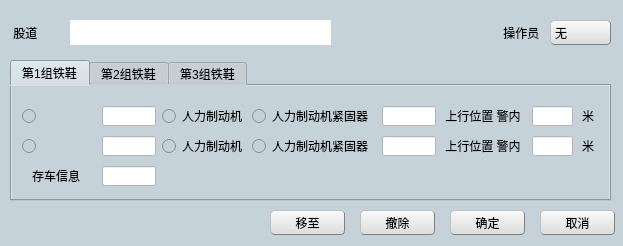
<?xml version="1.0" encoding="UTF-8"?>
<ui version="4.0">
 <class>FLSetWindow</class>
 <widget class="QMainWindow" name="FLSetWindow">
  <property name="geometry">
   <rect>
    <x>0</x>
    <y>0</y>
    <width>623</width>
    <height>246</height>
   </rect>
  </property>
  <property name="minimumSize">
   <size>
    <width>623</width>
    <height>246</height>
   </size>
  </property>
  <property name="maximumSize">
   <size>
    <width>623</width>
    <height>246</height>
   </size>
  </property>
  <property name="windowTitle">
   <string>MainWindow</string>
  </property>
  <property name="styleSheet">
   <string notr="true">background-color: rgb(198, 210, 218);</string>
  </property>
  <widget class="QWidget" name="centralwidget">
   <widget class="QTabWidget" name="tabWidget">
    <property name="geometry">
     <rect>
      <x>10</x>
      <y>60</y>
      <width>601</width>
      <height>141</height>
     </rect>
    </property>
    <property name="currentIndex">
     <number>0</number>
    </property>
    <widget class="QWidget" name="tab">
     <attribute name="title">
      <string>第1组铁鞋</string>
     </attribute>
     <widget class="QRadioButton" name="radioButton">
      <property name="geometry">
       <rect>
        <x>10</x>
        <y>20</y>
        <width>89</width>
        <height>20</height>
       </rect>
      </property>
      <property name="text">
       <string/>
      </property>
      <property name="autoExclusive">
       <bool>false</bool>
      </property>
     </widget>
     <widget class="QRadioButton" name="radioButton_2">
      <property name="geometry">
       <rect>
        <x>10</x>
        <y>50</y>
        <width>89</width>
        <height>20</height>
       </rect>
      </property>
      <property name="text">
       <string/>
      </property>
      <property name="autoExclusive">
       <bool>false</bool>
      </property>
     </widget>
     <widget class="QLabel" name="label_6">
      <property name="geometry">
       <rect>
        <x>20</x>
        <y>80</y>
        <width>54</width>
        <height>20</height>
       </rect>
      </property>
      <property name="text">
       <string>存车信息</string>
      </property>
     </widget>
     <widget class="QLabel" name="label_10">
      <property name="geometry">
       <rect>
        <x>430</x>
        <y>20</y>
        <width>91</width>
        <height>20</height>
       </rect>
      </property>
      <property name="text">
       <string> 上行位置 警内</string>
      </property>
     </widget>
     <widget class="QLabel" name="label_11">
      <property name="geometry">
       <rect>
        <x>430</x>
        <y>50</y>
        <width>91</width>
        <height>20</height>
       </rect>
      </property>
      <property name="text">
       <string> 上行位置 警内</string>
      </property>
     </widget>
     <widget class="QLabel" name="label_14">
      <property name="geometry">
       <rect>
        <x>570</x>
        <y>20</y>
        <width>21</width>
        <height>20</height>
       </rect>
      </property>
      <property name="text">
       <string>米</string>
      </property>
     </widget>
     <widget class="QLabel" name="label_15">
      <property name="geometry">
       <rect>
        <x>570</x>
        <y>50</y>
        <width>21</width>
        <height>20</height>
       </rect>
      </property>
      <property name="text">
       <string>米</string>
      </property>
     </widget>
     <widget class="QGroupBox" name="groupBox">
      <property name="geometry">
       <rect>
        <x>150</x>
        <y>45</y>
        <width>211</width>
        <height>31</height>
       </rect>
      </property>
      <property name="styleSheet">
       <string notr="true">border:none</string>
      </property>
      <property name="title">
       <string/>
      </property>
      <property name="flat">
       <bool>false</bool>
      </property>
      <widget class="QRadioButton" name="radioButton_5">
       <property name="geometry">
        <rect>
         <x>90</x>
         <y>5</y>
         <width>121</width>
         <height>20</height>
        </rect>
       </property>
       <property name="text">
        <string>人力制动机紧固器</string>
       </property>
      </widget>
      <widget class="QRadioButton" name="radioButton_3">
       <property name="geometry">
        <rect>
         <x>0</x>
         <y>5</y>
         <width>89</width>
         <height>20</height>
        </rect>
       </property>
       <property name="text">
        <string>人力制动机</string>
       </property>
      </widget>
     </widget>
     <widget class="QGroupBox" name="groupBox_2">
      <property name="geometry">
       <rect>
        <x>150</x>
        <y>15</y>
        <width>211</width>
        <height>31</height>
       </rect>
      </property>
      <property name="styleSheet">
       <string notr="true">border:none</string>
      </property>
      <property name="title">
       <string/>
      </property>
      <property name="flat">
       <bool>false</bool>
      </property>
      <widget class="QRadioButton" name="radioButton_6">
       <property name="geometry">
        <rect>
         <x>90</x>
         <y>5</y>
         <width>121</width>
         <height>20</height>
        </rect>
       </property>
       <property name="text">
        <string>人力制动机紧固器</string>
       </property>
      </widget>
      <widget class="QRadioButton" name="radioButton_4">
       <property name="geometry">
        <rect>
         <x>0</x>
         <y>5</y>
         <width>89</width>
         <height>20</height>
        </rect>
       </property>
       <property name="text">
        <string>人力制动机</string>
       </property>
      </widget>
     </widget>
     <widget class="QLineEdit" name="lineEdit">
      <property name="geometry">
       <rect>
        <x>90</x>
        <y>20</y>
        <width>54</width>
        <height>20</height>
       </rect>
      </property>
      <property name="styleSheet">
       <string notr="true">background-color: rgb(255, 255, 255);</string>
      </property>
     </widget>
     <widget class="QLineEdit" name="lineEdit_2">
      <property name="geometry">
       <rect>
        <x>90</x>
        <y>50</y>
        <width>54</width>
        <height>20</height>
       </rect>
      </property>
      <property name="styleSheet">
       <string notr="true">background-color: rgb(255, 255, 255);</string>
      </property>
     </widget>
     <widget class="QLineEdit" name="lineEdit_3">
      <property name="geometry">
       <rect>
        <x>90</x>
        <y>80</y>
        <width>54</width>
        <height>20</height>
       </rect>
      </property>
      <property name="styleSheet">
       <string notr="true">background-color: rgb(255, 255, 255);</string>
      </property>
     </widget>
     <widget class="QLineEdit" name="lineEdit_4">
      <property name="geometry">
       <rect>
        <x>370</x>
        <y>20</y>
        <width>54</width>
        <height>20</height>
       </rect>
      </property>
      <property name="styleSheet">
       <string notr="true">background-color: rgb(255, 255, 255);</string>
      </property>
     </widget>
     <widget class="QLineEdit" name="lineEdit_5">
      <property name="geometry">
       <rect>
        <x>370</x>
        <y>50</y>
        <width>54</width>
        <height>20</height>
       </rect>
      </property>
      <property name="styleSheet">
       <string notr="true">background-color: rgb(255, 255, 255);</string>
      </property>
     </widget>
     <widget class="QLineEdit" name="lineEdit_6">
      <property name="geometry">
       <rect>
        <x>520</x>
        <y>20</y>
        <width>41</width>
        <height>20</height>
       </rect>
      </property>
      <property name="styleSheet">
       <string notr="true">background-color: rgb(255, 255, 255);</string>
      </property>
     </widget>
     <widget class="QLineEdit" name="lineEdit_7">
      <property name="geometry">
       <rect>
        <x>520</x>
        <y>50</y>
        <width>41</width>
        <height>20</height>
       </rect>
      </property>
      <property name="styleSheet">
       <string notr="true">background-color: rgb(255, 255, 255);</string>
      </property>
     </widget>
    </widget>
    <widget class="QWidget" name="tab_2">
     <attribute name="title">
      <string>第2组铁鞋</string>
     </attribute>
     <widget class="QRadioButton" name="radioButton_7">
      <property name="geometry">
       <rect>
        <x>10</x>
        <y>20</y>
        <width>89</width>
        <height>20</height>
       </rect>
      </property>
      <property name="text">
       <string/>
      </property>
     </widget>
     <widget class="QRadioButton" name="radioButton_8">
      <property name="geometry">
       <rect>
        <x>10</x>
        <y>50</y>
        <width>89</width>
        <height>20</height>
       </rect>
      </property>
      <property name="text">
       <string/>
      </property>
     </widget>
     <widget class="QLabel" name="label_16">
      <property name="geometry">
       <rect>
        <x>570</x>
        <y>50</y>
        <width>21</width>
        <height>20</height>
       </rect>
      </property>
      <property name="text">
       <string>米</string>
      </property>
     </widget>
     <widget class="QRadioButton" name="radioButton_9">
      <property name="geometry">
       <rect>
        <x>250</x>
        <y>50</y>
        <width>121</width>
        <height>20</height>
       </rect>
      </property>
      <property name="text">
       <string>人力制动机紧固器</string>
      </property>
     </widget>
     <widget class="QLabel" name="label_21">
      <property name="geometry">
       <rect>
        <x>430</x>
        <y>20</y>
        <width>91</width>
        <height>20</height>
       </rect>
      </property>
      <property name="text">
       <string> 上行位置 警内</string>
      </property>
     </widget>
     <widget class="QRadioButton" name="radioButton_10">
      <property name="geometry">
       <rect>
        <x>250</x>
        <y>20</y>
        <width>121</width>
        <height>20</height>
       </rect>
      </property>
      <property name="text">
       <string>人力制动机紧固器</string>
      </property>
     </widget>
     <widget class="QLabel" name="label_23">
      <property name="geometry">
       <rect>
        <x>570</x>
        <y>20</y>
        <width>21</width>
        <height>20</height>
       </rect>
      </property>
      <property name="text">
       <string>米</string>
      </property>
     </widget>
     <widget class="QLabel" name="label_25">
      <property name="geometry">
       <rect>
        <x>20</x>
        <y>80</y>
        <width>54</width>
        <height>20</height>
       </rect>
      </property>
      <property name="text">
       <string>存车信息</string>
      </property>
     </widget>
     <widget class="QLabel" name="label_27">
      <property name="geometry">
       <rect>
        <x>430</x>
        <y>50</y>
        <width>91</width>
        <height>20</height>
       </rect>
      </property>
      <property name="text">
       <string> 上行位置 警内</string>
      </property>
     </widget>
     <widget class="QRadioButton" name="radioButton_11">
      <property name="geometry">
       <rect>
        <x>160</x>
        <y>20</y>
        <width>89</width>
        <height>20</height>
       </rect>
      </property>
      <property name="text">
       <string>人力制动机</string>
      </property>
     </widget>
     <widget class="QRadioButton" name="radioButton_12">
      <property name="geometry">
       <rect>
        <x>160</x>
        <y>50</y>
        <width>89</width>
        <height>20</height>
       </rect>
      </property>
      <property name="text">
       <string>人力制动机</string>
      </property>
     </widget>
     <widget class="QLineEdit" name="lineEdit_8">
      <property name="geometry">
       <rect>
        <x>90</x>
        <y>80</y>
        <width>54</width>
        <height>20</height>
       </rect>
      </property>
      <property name="styleSheet">
       <string notr="true">background-color: rgb(255, 255, 255);</string>
      </property>
     </widget>
     <widget class="QLineEdit" name="lineEdit_9">
      <property name="geometry">
       <rect>
        <x>90</x>
        <y>50</y>
        <width>54</width>
        <height>20</height>
       </rect>
      </property>
      <property name="styleSheet">
       <string notr="true">background-color: rgb(255, 255, 255);</string>
      </property>
     </widget>
     <widget class="QLineEdit" name="lineEdit_10">
      <property name="geometry">
       <rect>
        <x>90</x>
        <y>20</y>
        <width>54</width>
        <height>20</height>
       </rect>
      </property>
      <property name="styleSheet">
       <string notr="true">background-color: rgb(255, 255, 255);</string>
      </property>
     </widget>
     <widget class="QLineEdit" name="lineEdit_11">
      <property name="geometry">
       <rect>
        <x>370</x>
        <y>50</y>
        <width>54</width>
        <height>20</height>
       </rect>
      </property>
      <property name="styleSheet">
       <string notr="true">background-color: rgb(255, 255, 255);</string>
      </property>
     </widget>
     <widget class="QLineEdit" name="lineEdit_12">
      <property name="geometry">
       <rect>
        <x>370</x>
        <y>20</y>
        <width>54</width>
        <height>20</height>
       </rect>
      </property>
      <property name="styleSheet">
       <string notr="true">background-color: rgb(255, 255, 255);</string>
      </property>
     </widget>
     <widget class="QLineEdit" name="lineEdit_13">
      <property name="geometry">
       <rect>
        <x>520</x>
        <y>20</y>
        <width>41</width>
        <height>20</height>
       </rect>
      </property>
      <property name="styleSheet">
       <string notr="true">background-color: rgb(255, 255, 255);</string>
      </property>
     </widget>
     <widget class="QLineEdit" name="lineEdit_14">
      <property name="geometry">
       <rect>
        <x>520</x>
        <y>50</y>
        <width>41</width>
        <height>20</height>
       </rect>
      </property>
      <property name="styleSheet">
       <string notr="true">background-color: rgb(255, 255, 255);</string>
      </property>
     </widget>
    </widget>
    <widget class="QWidget" name="tab_3">
     <attribute name="title">
      <string>第3组铁鞋</string>
     </attribute>
     <widget class="QRadioButton" name="radioButton_13">
      <property name="geometry">
       <rect>
        <x>10</x>
        <y>20</y>
        <width>89</width>
        <height>20</height>
       </rect>
      </property>
      <property name="text">
       <string/>
      </property>
     </widget>
     <widget class="QRadioButton" name="radioButton_14">
      <property name="geometry">
       <rect>
        <x>10</x>
        <y>50</y>
        <width>89</width>
        <height>20</height>
       </rect>
      </property>
      <property name="text">
       <string/>
      </property>
     </widget>
     <widget class="QLabel" name="label_28">
      <property name="geometry">
       <rect>
        <x>570</x>
        <y>50</y>
        <width>21</width>
        <height>20</height>
       </rect>
      </property>
      <property name="text">
       <string>米</string>
      </property>
     </widget>
     <widget class="QRadioButton" name="radioButton_15">
      <property name="geometry">
       <rect>
        <x>250</x>
        <y>50</y>
        <width>121</width>
        <height>20</height>
       </rect>
      </property>
      <property name="text">
       <string>人力制动机紧固器</string>
      </property>
     </widget>
     <widget class="QLabel" name="label_33">
      <property name="geometry">
       <rect>
        <x>430</x>
        <y>20</y>
        <width>91</width>
        <height>20</height>
       </rect>
      </property>
      <property name="text">
       <string> 上行位置 警内</string>
      </property>
     </widget>
     <widget class="QRadioButton" name="radioButton_16">
      <property name="geometry">
       <rect>
        <x>250</x>
        <y>20</y>
        <width>121</width>
        <height>20</height>
       </rect>
      </property>
      <property name="text">
       <string>人力制动机紧固器</string>
      </property>
     </widget>
     <widget class="QLabel" name="label_35">
      <property name="geometry">
       <rect>
        <x>570</x>
        <y>20</y>
        <width>21</width>
        <height>20</height>
       </rect>
      </property>
      <property name="text">
       <string>米</string>
      </property>
     </widget>
     <widget class="QLabel" name="label_37">
      <property name="geometry">
       <rect>
        <x>20</x>
        <y>80</y>
        <width>54</width>
        <height>20</height>
       </rect>
      </property>
      <property name="text">
       <string>存车信息</string>
      </property>
     </widget>
     <widget class="QLabel" name="label_39">
      <property name="geometry">
       <rect>
        <x>430</x>
        <y>50</y>
        <width>91</width>
        <height>20</height>
       </rect>
      </property>
      <property name="text">
       <string> 上行位置 警内</string>
      </property>
     </widget>
     <widget class="QRadioButton" name="radioButton_17">
      <property name="geometry">
       <rect>
        <x>160</x>
        <y>20</y>
        <width>89</width>
        <height>20</height>
       </rect>
      </property>
      <property name="text">
       <string>人力制动机</string>
      </property>
     </widget>
     <widget class="QRadioButton" name="radioButton_18">
      <property name="geometry">
       <rect>
        <x>160</x>
        <y>50</y>
        <width>89</width>
        <height>20</height>
       </rect>
      </property>
      <property name="text">
       <string>人力制动机</string>
      </property>
     </widget>
     <widget class="QLineEdit" name="lineEdit_15">
      <property name="geometry">
       <rect>
        <x>370</x>
        <y>50</y>
        <width>54</width>
        <height>20</height>
       </rect>
      </property>
      <property name="styleSheet">
       <string notr="true">background-color: rgb(255, 255, 255);</string>
      </property>
     </widget>
     <widget class="QLineEdit" name="lineEdit_16">
      <property name="geometry">
       <rect>
        <x>520</x>
        <y>50</y>
        <width>41</width>
        <height>20</height>
       </rect>
      </property>
      <property name="styleSheet">
       <string notr="true">background-color: rgb(255, 255, 255);</string>
      </property>
     </widget>
     <widget class="QLineEdit" name="lineEdit_17">
      <property name="geometry">
       <rect>
        <x>90</x>
        <y>80</y>
        <width>54</width>
        <height>20</height>
       </rect>
      </property>
      <property name="styleSheet">
       <string notr="true">background-color: rgb(255, 255, 255);</string>
      </property>
     </widget>
     <widget class="QLineEdit" name="lineEdit_18">
      <property name="geometry">
       <rect>
        <x>370</x>
        <y>20</y>
        <width>54</width>
        <height>20</height>
       </rect>
      </property>
      <property name="styleSheet">
       <string notr="true">background-color: rgb(255, 255, 255);</string>
      </property>
     </widget>
     <widget class="QLineEdit" name="lineEdit_19">
      <property name="geometry">
       <rect>
        <x>520</x>
        <y>20</y>
        <width>41</width>
        <height>20</height>
       </rect>
      </property>
      <property name="styleSheet">
       <string notr="true">background-color: rgb(255, 255, 255);</string>
      </property>
     </widget>
     <widget class="QLineEdit" name="lineEdit_20">
      <property name="geometry">
       <rect>
        <x>90</x>
        <y>50</y>
        <width>54</width>
        <height>20</height>
       </rect>
      </property>
      <property name="styleSheet">
       <string notr="true">background-color: rgb(255, 255, 255);</string>
      </property>
     </widget>
     <widget class="QLineEdit" name="lineEdit_21">
      <property name="geometry">
       <rect>
        <x>90</x>
        <y>20</y>
        <width>54</width>
        <height>20</height>
       </rect>
      </property>
      <property name="styleSheet">
       <string notr="true">background-color: rgb(255, 255, 255);</string>
      </property>
     </widget>
    </widget>
   </widget>
   <widget class="QLabel" name="label">
    <property name="geometry">
     <rect>
      <x>10</x>
      <y>20</y>
      <width>54</width>
      <height>25</height>
     </rect>
    </property>
    <property name="text">
     <string> 股道</string>
    </property>
   </widget>
   <widget class="QLabel" name="label_2">
    <property name="geometry">
     <rect>
      <x>70</x>
      <y>20</y>
      <width>261</width>
      <height>25</height>
     </rect>
    </property>
    <property name="styleSheet">
     <string notr="true">background-color: rgb(255, 255, 255);</string>
    </property>
    <property name="text">
     <string/>
    </property>
   </widget>
   <widget class="QLabel" name="label_3">
    <property name="geometry">
     <rect>
      <x>500</x>
      <y>20</y>
      <width>41</width>
      <height>25</height>
     </rect>
    </property>
    <property name="text">
     <string> 操作员</string>
    </property>
   </widget>
   <widget class="QPushButton" name="pushButton">
    <property name="geometry">
     <rect>
      <x>550</x>
      <y>20</y>
      <width>61</width>
      <height>25</height>
     </rect>
    </property>
    <property name="styleSheet">
     <string notr="true">QPushButton{background-color: rgb(240, 240, 240);}
QPushButton{border:1px groove gray;border-radius:4px;padding:2px 4px;border-style:outset;}
QPushButton:hover{background-color: rgb(229, 241, 251);color:black}
QPushButton:pressed{background-color: rgb(204, 228, 247);border-style:inset}
QPushButton{background-color: qlineargradient(spread:pad, x1:0, y1:1, x2:0, y2:0, stop:0 rgba(220, 220, 220, 255), stop:1 rgba(250, 250, 250, 255));}
QPushButton{text-align: left;}</string>
    </property>
    <property name="text">
     <string>无</string>
    </property>
   </widget>
   <widget class="QPushButton" name="pushButton_2">
    <property name="geometry">
     <rect>
      <x>270</x>
      <y>210</y>
      <width>75</width>
      <height>25</height>
     </rect>
    </property>
    <property name="styleSheet">
     <string notr="true">QPushButton{background-color: rgb(240, 240, 240);}
QPushButton{border:1px groove gray;border-radius:4px;padding:2px 4px;border-style:outset;}
QPushButton:hover{background-color: rgb(229, 241, 251);color:black}
QPushButton:pressed{background-color: rgb(204, 228, 247);border-style:inset}
QPushButton{background-color: qlineargradient(spread:pad, x1:0, y1:1, x2:0, y2:0, stop:0 rgba(220, 220, 220, 255), stop:1 rgba(250, 250, 250, 255));}</string>
    </property>
    <property name="text">
     <string>移至</string>
    </property>
   </widget>
   <widget class="QPushButton" name="pushButton_3">
    <property name="geometry">
     <rect>
      <x>360</x>
      <y>210</y>
      <width>75</width>
      <height>25</height>
     </rect>
    </property>
    <property name="styleSheet">
     <string notr="true">QPushButton{background-color: rgb(240, 240, 240);}
QPushButton{border:1px groove gray;border-radius:4px;padding:2px 4px;border-style:outset;}
QPushButton:hover{background-color: rgb(229, 241, 251);color:black}
QPushButton:pressed{background-color: rgb(204, 228, 247);border-style:inset}
QPushButton{background-color: qlineargradient(spread:pad, x1:0, y1:1, x2:0, y2:0, stop:0 rgba(220, 220, 220, 255), stop:1 rgba(250, 250, 250, 255));}</string>
    </property>
    <property name="text">
     <string>撤除</string>
    </property>
   </widget>
   <widget class="QPushButton" name="pushButton_4">
    <property name="geometry">
     <rect>
      <x>450</x>
      <y>210</y>
      <width>75</width>
      <height>25</height>
     </rect>
    </property>
    <property name="styleSheet">
     <string notr="true">QPushButton{background-color: rgb(240, 240, 240);}
QPushButton{border:1px groove gray;border-radius:4px;padding:2px 4px;border-style:outset;}
QPushButton:hover{background-color: rgb(229, 241, 251);color:black}
QPushButton:pressed{background-color: rgb(204, 228, 247);border-style:inset}
QPushButton{background-color: qlineargradient(spread:pad, x1:0, y1:1, x2:0, y2:0, stop:0 rgba(220, 220, 220, 255), stop:1 rgba(250, 250, 250, 255));}</string>
    </property>
    <property name="text">
     <string>确定</string>
    </property>
   </widget>
   <widget class="QPushButton" name="pushButton_5">
    <property name="geometry">
     <rect>
      <x>540</x>
      <y>210</y>
      <width>75</width>
      <height>25</height>
     </rect>
    </property>
    <property name="styleSheet">
     <string notr="true">QPushButton{background-color: rgb(240, 240, 240);}
QPushButton{border:1px groove gray;border-radius:4px;padding:2px 4px;border-style:outset;}
QPushButton:hover{background-color: rgb(229, 241, 251);color:black}
QPushButton:pressed{background-color: rgb(204, 228, 247);border-style:inset}
QPushButton{background-color: qlineargradient(spread:pad, x1:0, y1:1, x2:0, y2:0, stop:0 rgba(220, 220, 220, 255), stop:1 rgba(250, 250, 250, 255));}</string>
    </property>
    <property name="text">
     <string>取消</string>
    </property>
   </widget>
  </widget>
 </widget>
 <resources/>
 <connections/>
</ui>
